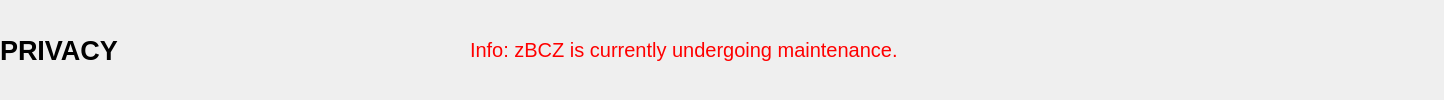
      <widget class="QFrame" name="frame_Header">
       <layout class="QVBoxLayout" name="verticalLayout_8">
        <property name="leftMargin">
         <number>0</number>
        </property>
        <property name="topMargin">
         <number>0</number>
        </property>
        <property name="rightMargin">
         <number>0</number>
        </property>
        <property name="bottomMargin">
         <number>0</number>
        </property>
        <item>
         <layout class="QHBoxLayout" name="horizontalLayout_Header" stretch="1,0,1,0">
          <item>
           <widget class="QLabel" name="labelOverviewHeaderLeft">
            <property name="minimumSize">
             <size>
              <width>464</width>
              <height>60</height>
             </size>
            </property>
            <property name="maximumSize">
             <size>
              <width>16777215</width>
              <height>60</height>
             </size>
            </property>
            <property name="font">
             <font>
              <pointsize>20</pointsize>
              <weight>75</weight>
              <bold>true</bold>
             </font>
            </property>
            <property name="text">
             <string>PRIVACY</string>
            </property>
           </widget>
          </item>
          <item>
           <widget class="QLabel" name="labelOverviewInMaintenance">
            <property name="minimumSize">
             <size>
              <width>464</width>
              <height>60</height>
             </size>
            </property>
            <property name="maximumSize">
             <size>
              <width>16777215</width>
              <height>60</height>
             </size>
            </property>
            <property name="font">
             <font>
              <pointsize>15</pointsize>
              <weight>50</weight>
              <bold>false</bold>
             </font>
            </property>
            <property name="styleSheet">
             <string notr="true">QLabel { color: red; }</string>
            </property>
            <property name="text">
             <string>Info: zBCZ is currently undergoing maintenance.</string>
            </property>
           </widget>
          </item>
          <item>
           <spacer name="horizontalSpacer_1">
            <property name="orientation">
             <enum>Qt::Horizontal</enum>
            </property>
            <property name="sizeHint" stdset="0">
             <size>
              <width>40</width>
              <height>20</height>
             </size>
            </property>
           </spacer>
          </item>
          <item>
           <widget class="QLabel" name="labelOverviewHeaderRight">
            <property name="minimumSize">
             <size>
              <width>464</width>
              <height>60</height>
             </size>
            </property>
            <property name="maximumSize">
             <size>
              <width>16777215</width>
              <height>60</height>
             </size>
            </property>
            <property name="font">
             <font>
              <pointsize>14</pointsize>
             </font>
            </property>
            <property name="text">
             <string/>
            </property>
            <property name="alignment">
             <set>Qt::AlignRight|Qt::AlignTrailing|Qt::AlignVCenter</set>
            </property>
           </widget>
          </item>
         </layout>
        </item>
       </layout>
      </widget>
